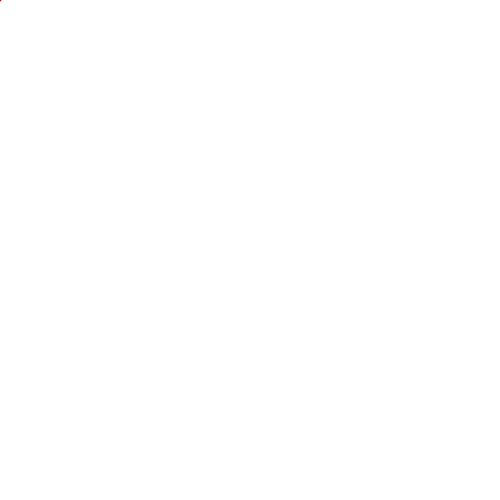
Frame 1 (no input)
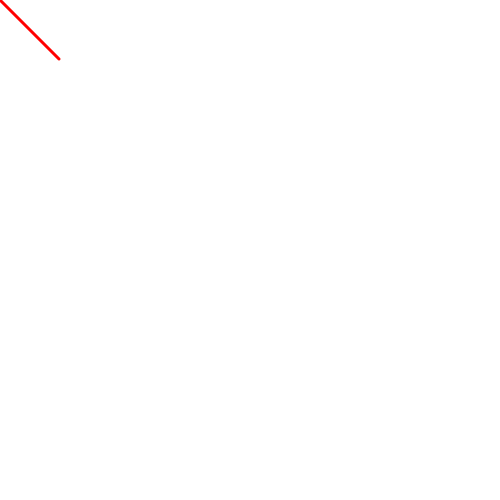
Frame 60 (the mouse pressed at the canvas centre just before this capture)
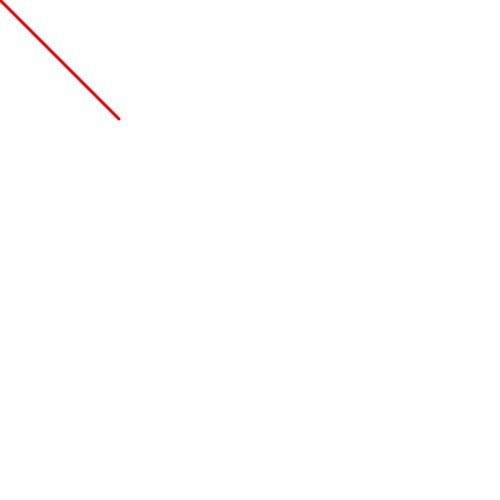
Frame 120 (the mouse held since frame 60 and released just before this capture)

The Processing sketch that drew these frames (run headless with seeded random() and noise(); from frame 60 on, the mouse is pressed at the canvas centre):

// Processing sketch: draw_ellipse
// ── draw_ellipse.pde
void setup(){ 
size(500,500); 
background(255); 
noStroke(); 
fill(255,0,0);} 
  
  
int x=0; 
int y=0; 
void draw(){ 
   ellipse(x,y,3,3); 
   x++;y++;if((x==500)||(y==500)) 
{x=0; y=0;background(255);} 
    
} 
 
 
